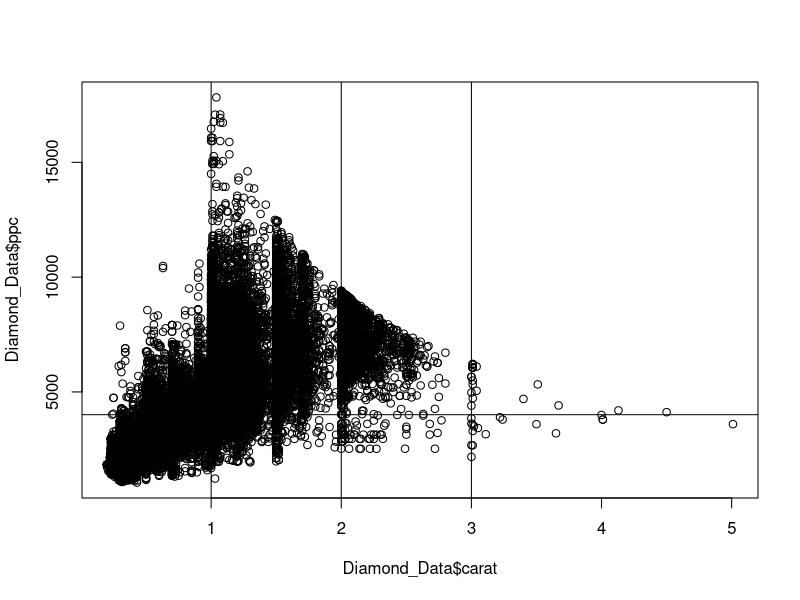
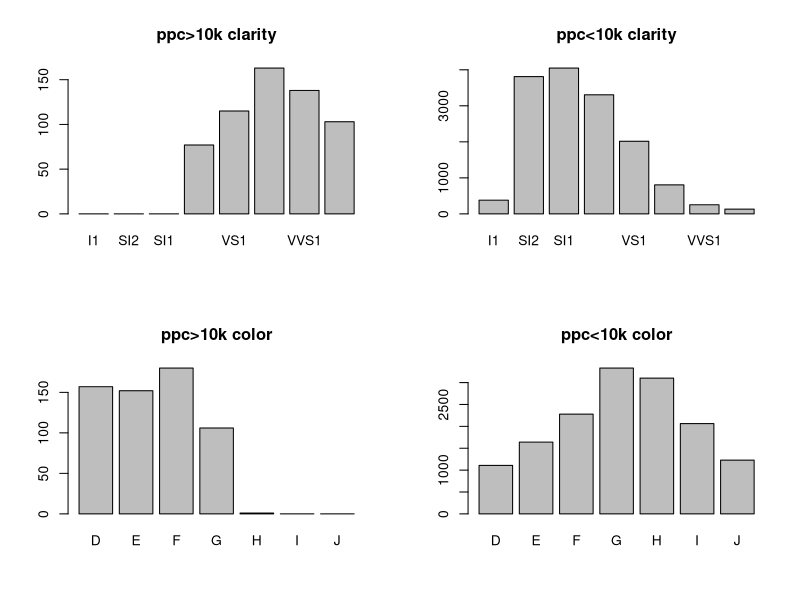

The R source for these figures, in order:

library(ggplot2)

Diamond_Data <- diamonds

#3.33/#3.35
summary(Diamond_Data)

#3.34
Diamond_Data[1:10]

#3.36
D.1 <- subset(Diamond_Data, cut=='Ideal' & color=='D' & depth<=60)
sum(D.1$price)

#3.37
Diamond_Data$ppc <- Diamond_Data$price / Diamond_Data$carat
summary(Diamond_Data$ppc)

#3.38
plot(Diamond_Data$carat, Diamond_Data$ppc)

#3.39
abline(v=1)
abline(v=2)
abline(v=3)
abline(h=mean(Diamond_Data$ppc))

#3.40
D.2 <- subset(Diamond_Data, ppc> 10000 & carat>1 & carat<2)
D.3 <- subset(Diamond_Data, ppc <= 10000 & carat>1 & carat<2)

par(mfrow=c(2,2))

barplot(table(D.2$clarity), main='ppc>10k clarity')
barplot(table(D.3$clarity), main='ppc<10k clarity')
barplot(table(D.2$color), main='ppc>10k color')
barplot(table(D.3$color), main='ppc<10k color')


#3.41
#Use data viewer

# 2.29
# Premium
# I
# VS2
# 60.8
# 60.0
# 18823
# 8.50
# 8.47
# 5.16
# 8219.651
table(Diamond_Data$clarity)

#3.42
D.4 <- subset(Diamond_Data, carat>2.29 & cut=='Ideal' & clarity %in% c('VS1','VVS2','VVS1','IF'))

18823-min(D.4$price)
